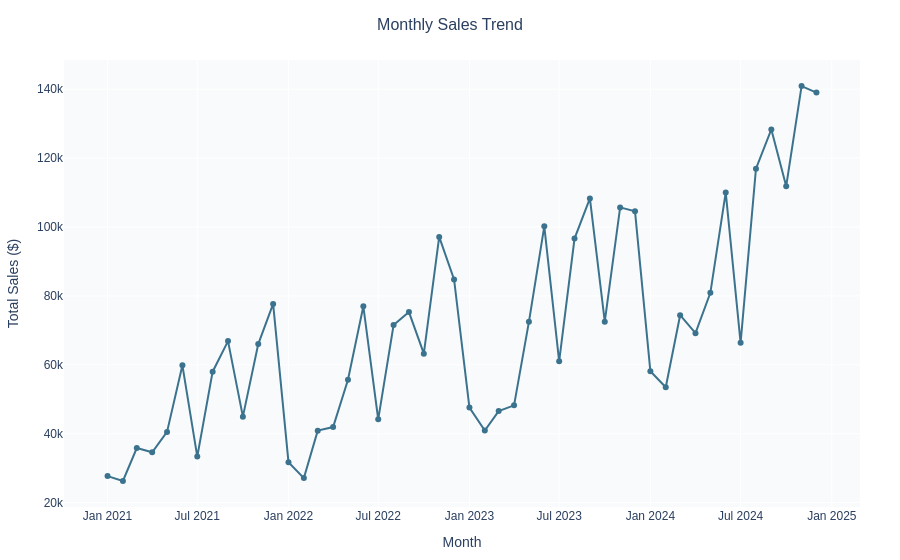

The code cell stored with this chart in its notebook:
### Code cell
#LINE CHART – Monthly Sales Trend

fig_line = px.line(
    monthly_sales,
    x="Month",
    y="Sales",
    markers=True,
    color_discrete_sequence=[TEAL[5]],
    labels={"Sales": "Total Sales ($)", "Month": "Month"},
)
fig_line.update_traces(
    hovertemplate="<b>Month:</b> %{x}<br><b>Sales:</b> $%{y:,.0f}<extra></extra>"
)
fig_line = style(fig_line, "Monthly Sales Trend")
fig_line.show()

### Figure 1 — Plotly figure (JSON) as saved in the notebook; plotly's stock layout.template omitted (floating-point values rounded to 4 significant figures)
{"data": [{"hovertemplate": "<b>Month:</b> %{x}<br><b>Sales:</b> $%{y:,.0f}<extra></extra>", "legendgroup": "", "line": {"color": "rgb(59, 115, 143)", "dash": "solid"}, "marker": {"symbol": "circle"}, "mode": "lines+markers", "name": "", "orientation": "v", "showlegend": false, "type": "scatter", "x": ["2021-01", "2021-02", "2021-03", "2021-04", "2021-05", "2021-06", "2021-07", "2021-08", "2021-09", "2021-10", "2021-11", "2021-12", "2022-01", "2022-02", "2022-03", "2022-04", "2022-05", "2022-06", "2022-07", "2022-08", "2022-09", "2022-10", "2022-11", "2022-12", "2023-01", "2023-02", "2023-03", "2023-04", "2023-05", "2023-06", "2023-07", "2023-08", "2023-09", "2023-10", "2023-11", "2023-12", "2024-01", "2024-02", "2024-03", "2024-04", "2024-05", "2024-06", "2024-07", "2024-08", "2024-09", "2024-10", "2024-11", "2024-12"], "xaxis": "x", "y": [27680.0, 26290.0, 35830.0, 34610.0, 40520.0, 59860.0, 33350.0, 58000.0, 66880.0, 44950.0, 66020.0, 77680.0, 31710.0, 27100.0, 40880.0, 41930.0, 55680.0, 76980.0, 44160.0, 71540.0, 75310.0, 63220.0, 97130.0, 84780.0, 47570.0, 40930.0, 46560.0, 48220.0, 72470.0, 100200.0, 61010.0, 96660.0, 108300.0, 72530.0, 105700.0, 104600.0, 58130.0, 53490.0, 74400.0, 69200.0, 80900.0, 110000.0, 66390.0, 116900.0, 128300.0, 111900.0, 140900.0, 139000.0], "yaxis": "y"}], "layout": {"font": {"family": "Arial"}, "hovermode": "closest", "legend": {"tracegroupgap": 0}, "margin": {"b": 40, "l": 40, "r": 40, "t": 60}, "paper_bgcolor": "white", "plot_bgcolor": "#f9fafb", "title": {"font": {"size": 16}, "text": "Monthly Sales Trend", "x": 0.5, "xanchor": "center"}, "xaxis": {"anchor": "y", "domain": [0, 1], "title": {"text": "Month"}}, "yaxis": {"anchor": "x", "domain": [0, 1], "title": {"text": "Total Sales ($)"}}}}
